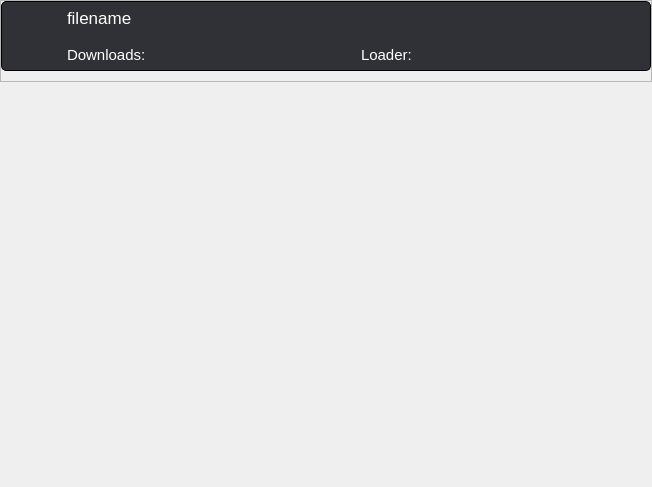
                   <widget class="QWidget" name="scrollAreaWidgetContents_11">
                    <property name="geometry">
                     <rect>
                      <x>0</x>
                      <y>0</y>
                      <width>652</width>
                      <height>487</height>
                     </rect>
                    </property>
                    <layout class="QVBoxLayout" name="verticalLayout_31">
                     <property name="spacing">
                      <number>0</number>
                     </property>
                     <property name="leftMargin">
                      <number>0</number>
                     </property>
                     <property name="topMargin">
                      <number>0</number>
                     </property>
                     <property name="rightMargin">
                      <number>0</number>
                     </property>
                     <property name="bottomMargin">
                      <number>0</number>
                     </property>
                     <item alignment="Qt::AlignTop">
                      <widget class="QFrame" name="modFileFrame">
                       <property name="frameShape">
                        <enum>QFrame::StyledPanel</enum>
                       </property>
                       <property name="frameShadow">
                        <enum>QFrame::Raised</enum>
                       </property>
                       <layout class="QVBoxLayout" name="modFileLayout">
                        <property name="spacing">
                         <number>10</number>
                        </property>
                        <property name="leftMargin">
                         <number>0</number>
                        </property>
                        <property name="topMargin">
                         <number>0</number>
                        </property>
                        <property name="rightMargin">
                         <number>0</number>
                        </property>
                        <property name="bottomMargin">
                         <number>10</number>
                        </property>
                        <item>
                         <widget class="QFrame" name="modFile">
                          <property name="minimumSize">
                           <size>
                            <width>0</width>
                            <height>70</height>
                           </size>
                          </property>
                          <property name="maximumSize">
                           <size>
                            <width>16777215</width>
                            <height>70</height>
                           </size>
                          </property>
                          <property name="styleSheet">
                           <string notr="true">border-radius:5px;
background-color:rgb(47, 49, 54);
border:1px solid black;
color:white;
font:12pt;</string>
                          </property>
                          <property name="frameShape">
                           <enum>QFrame::StyledPanel</enum>
                          </property>
                          <property name="frameShadow">
                           <enum>QFrame::Raised</enum>
                          </property>
                          <layout class="QHBoxLayout" name="horizontalLayout_21">
                           <property name="spacing">
                            <number>5</number>
                           </property>
                           <property name="leftMargin">
                            <number>10</number>
                           </property>
                           <property name="topMargin">
                            <number>0</number>
                           </property>
                           <property name="rightMargin">
                            <number>0</number>
                           </property>
                           <property name="bottomMargin">
                            <number>0</number>
                           </property>
                           <item>
                            <widget class="QPushButton" name="fileinstall_1">
                             <property name="enabled">
                              <bool>true</bool>
                             </property>
                             <property name="sizePolicy">
                              <sizepolicy hsizetype="Preferred" vsizetype="Preferred">
                               <horstretch>0</horstretch>
                               <verstretch>0</verstretch>
                              </sizepolicy>
                             </property>
                             <property name="minimumSize">
                              <size>
                               <width>50</width>
                               <height>50</height>
                              </size>
                             </property>
                             <property name="maximumSize">
                              <size>
                               <width>50</width>
                               <height>50</height>
                              </size>
                             </property>
                             <property name="cursor">
                              <cursorShape>PointingHandCursor</cursorShape>
                             </property>
                             <property name="styleSheet">
                              <string notr="true">background-color:none;
border-radius:10px;
border:none;
outline:none;</string>
                             </property>
                             <property name="text">
                              <string/>
                             </property>
                             <property name="icon">
                              <iconset resource="../qtrf.qrc">
                               <normaloff>:/filter-icons/assets/filter-icons/grey-download.svg</normaloff>:/filter-icons/assets/filter-icons/grey-download.svg</iconset>
                             </property>
                             <property name="iconSize">
                              <size>
                               <width>50</width>
                               <height>50</height>
                              </size>
                             </property>
                            </widget>
                           </item>
                           <item>
                            <widget class="QFrame" name="frame_55">
                             <property name="styleSheet">
                              <string notr="true">color:white;
border:none;</string>
                             </property>
                             <property name="frameShape">
                              <enum>QFrame::StyledPanel</enum>
                             </property>
                             <property name="frameShadow">
                              <enum>QFrame::Raised</enum>
                             </property>
                             <layout class="QGridLayout" name="gridLayout_22">
                              <property name="leftMargin">
                               <number>0</number>
                              </property>
                              <property name="topMargin">
                               <number>0</number>
                              </property>
                              <property name="rightMargin">
                               <number>0</number>
                              </property>
                              <property name="bottomMargin">
                               <number>0</number>
                              </property>
                              <property name="spacing">
                               <number>5</number>
                              </property>
                              <item row="0" column="0" colspan="2">
                               <widget class="QLabel" name="fileName">
                                <property name="minimumSize">
                                 <size>
                                  <width>0</width>
                                  <height>30</height>
                                 </size>
                                </property>
                                <property name="styleSheet">
                                 <string notr="true">border:none;
background-color:none;
outline:none;
font:13pt;</string>
                                </property>
                                <property name="text">
                                 <string>filename</string>
                                </property>
                               </widget>
                              </item>
                              <item row="1" column="0">
                               <widget class="QLabel" name="fileDownloads">
                                <property name="styleSheet">
                                 <string notr="true">border:none;
background-color:none;
outline:none;
font:11pt;</string>
                                </property>
                                <property name="text">
                                 <string>Downloads: </string>
                                </property>
                               </widget>
                              </item>
                              <item row="1" column="1">
                               <widget class="QLabel" name="fileLoaders">
                                <property name="styleSheet">
                                 <string notr="true">border:none;
background-color:none;
outline:none;
font:11pt;</string>
                                </property>
                                <property name="text">
                                 <string>Loader:</string>
                                </property>
                                <property name="alignment">
                                 <set>Qt::AlignLeading|Qt::AlignLeft|Qt::AlignVCenter</set>
                                </property>
                               </widget>
                              </item>
                             </layout>
                            </widget>
                           </item>
                          </layout>
                         </widget>
                        </item>
                       </layout>
                      </widget>
                     </item>
                    </layout>
                   </widget>
